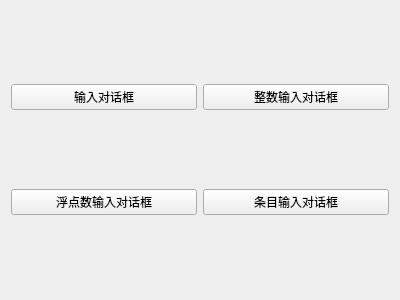
<?xml version="1.0" encoding="UTF-8"?>
<ui version="4.0">
 <class>Widget</class>
 <widget class="QWidget" name="Widget">
  <property name="geometry">
   <rect>
    <x>0</x>
    <y>0</y>
    <width>400</width>
    <height>300</height>
   </rect>
  </property>
  <property name="windowTitle">
   <string>Widget</string>
  </property>
  <layout class="QGridLayout" name="gridLayout">
   <item row="0" column="0">
    <widget class="QPushButton" name="pushButton">
     <property name="text">
      <string>输入对话框</string>
     </property>
    </widget>
   </item>
   <item row="0" column="1">
    <widget class="QPushButton" name="pushButton_2">
     <property name="text">
      <string>整数输入对话框</string>
     </property>
    </widget>
   </item>
   <item row="1" column="0">
    <widget class="QPushButton" name="pushButton_3">
     <property name="text">
      <string>浮点数输入对话框</string>
     </property>
    </widget>
   </item>
   <item row="1" column="1">
    <widget class="QPushButton" name="pushButton_4">
     <property name="text">
      <string>条目输入对话框</string>
     </property>
    </widget>
   </item>
  </layout>
 </widget>
 <layoutdefault spacing="6" margin="11"/>
 <resources/>
 <connections/>
</ui>
